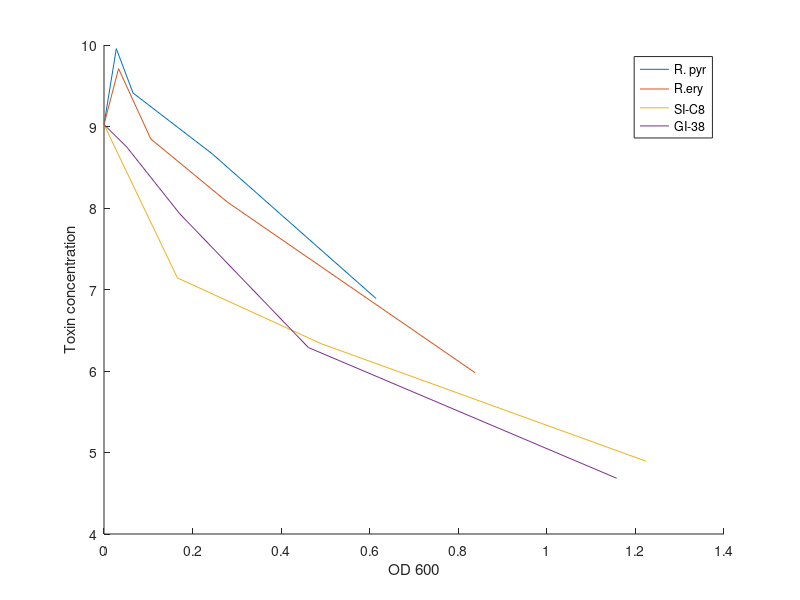

Write the MATLAB code that produced this figure.
clear

%% GMM7 data for AFG2

%OD of serial dilutions
OD_PGG = [0.705888889	0.336	0.157	0.119222222 0.091444444];
OD_EGG = [0.929333333	0.370555556	0.197111111	0.124333333 0.091444444];
OD_CGG = [1.315111111	0.581555556	0.257222222	0.091444444];
OD_GGG = [1.249	0.553	0.261888889	0.142777778 0.091444444];

%RFU of serial dilutions
D_PGG = [11306.44444	13433.22222	14261.11111	14840.88889 13836.77778];
D_EGG = [10118.55556	12748.22222	13639.77778	14581.66667 13836.77778];
D_CGG = [8603.555556	10592.77778	11624.33333	13836.77778];
D_GGG = [8297.666667	10529.33333	12585.66667	13529 13836.77778];


%OD background normalization
OD_PGG = (OD_PGG - 0.09144);
OD_EGG = (OD_EGG - 0.09144);
OD_CGG = (OD_CGG - 0.09144);
OD_GGG = (OD_GGG - 0.09144);

%Converation of RFU to toxin concentration
D_PGG = 24*(D_PGG - 71)./(50448 - D_PGG);
D_EGG = 24*(D_EGG - 71)./(50448 - D_EGG);
D_CGG = 24*(D_CGG - 71)./(50448 - D_CGG);
D_GGG = 24*(D_GGG - 71)./(50448 - D_GGG);

figure
    hold on
    plot(OD_PGG,D_PGG)
    plot(OD_EGG,D_EGG)
    plot(OD_CGG,D_CGG)
    plot(OD_GGG,D_GGG)
    xlabel('OD 600')
    ylabel('Toxin concentration')
    legend('R. pyr','R.ery','SI-C8','GI-38')
    
